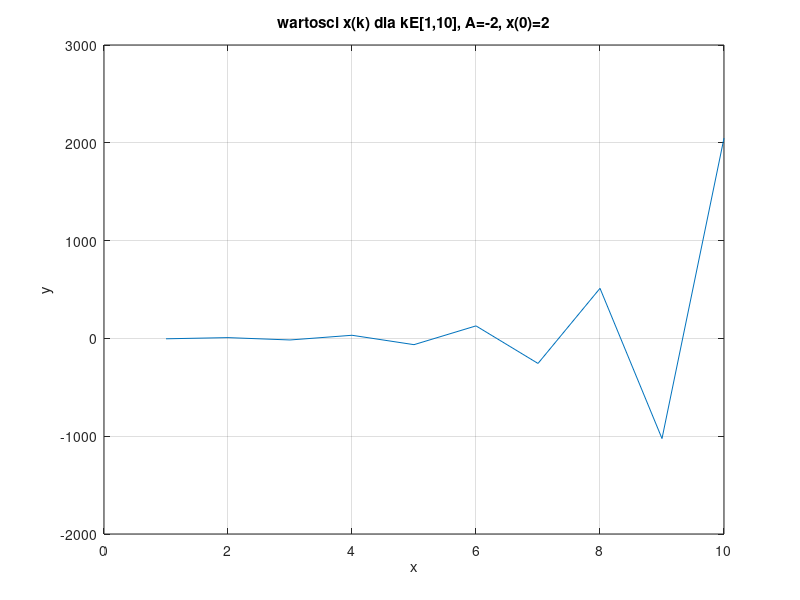
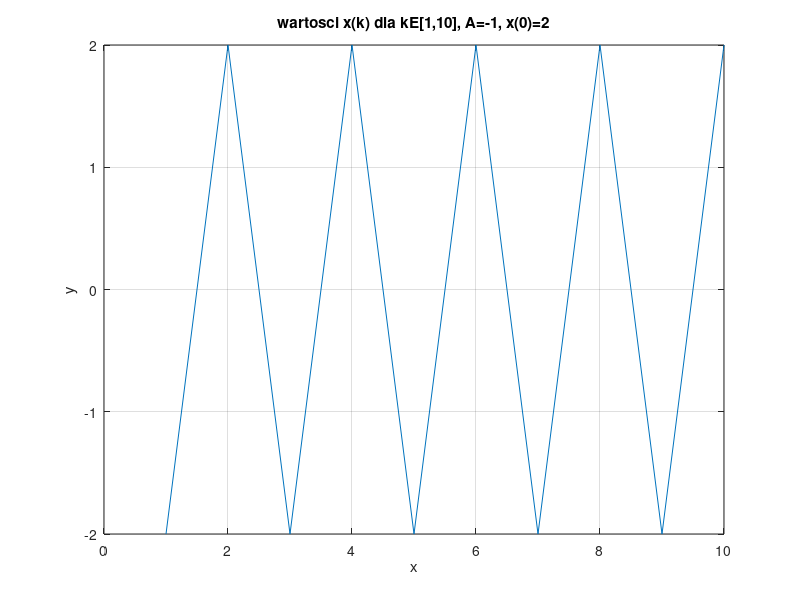
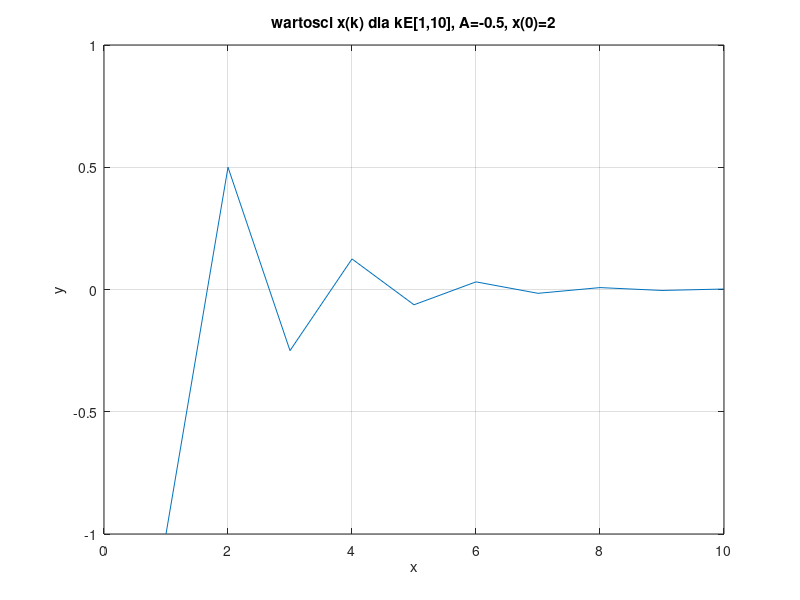
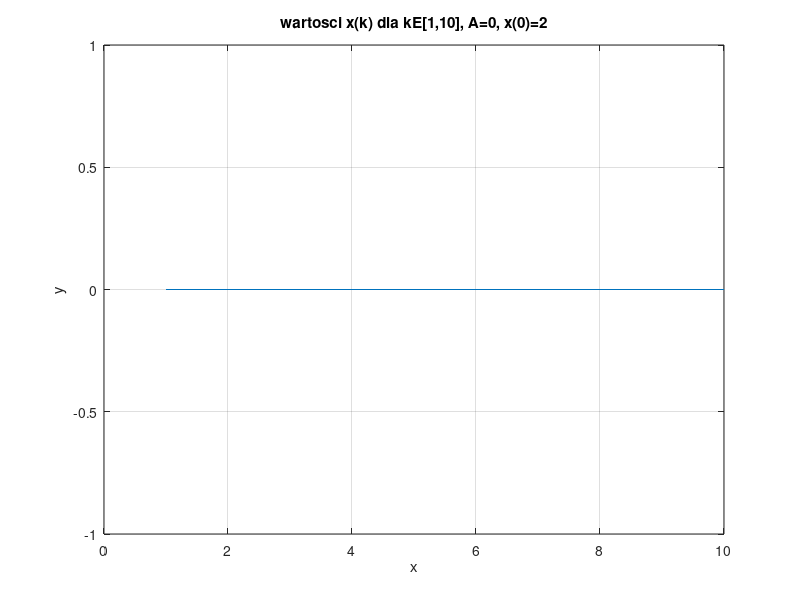

These charts were generated, in order, by the following MATLAB code:
%setup
clearvars;
close all;
clc;

%{
rownanie liniowe z sekcji 1.3.1
x(k+1) = Ax(k)+Bu(k)
dla B=0
x(k+1) = Ax(k)
przypadki
    A < -1
    A = -1
    A > -1 i A < 0
    A = 0
    A > 0 i A < 1
    A = 1
    A > 1
rozwiazanie (dla B=0) to:
x(k) = A^k*x(0)
%}

%przykladowe wartosci A:
atab = [-2 -1 -.5 0 .8 1 5];
[x, len] = size(atab);
%przykladowa wartosc poczatkowa
x0 = 2;
%petla wyliczajaca x(k) dla poszczegolnych wartosci A
ks = 1:1:10;%k przyjmuje wartosci od 1 do 10
for i=1:len    %dla kazdego A
    a = atab(i);%biezaca wartosc A
    wyniki = 1:1:10;%tablica wynikow
    for k=ks
        wyniki(k) = a.^k*x0;%kolejne wyniki do tablicy
    end
    figure(i);
    plot(ks,wyniki);
    grid on;
    xlabel('x');
    ylabel('y');
    title(sprintf('wartosci x(k) dla kE[1,10], A=%d, x(0)=%d',a,x0));
end




